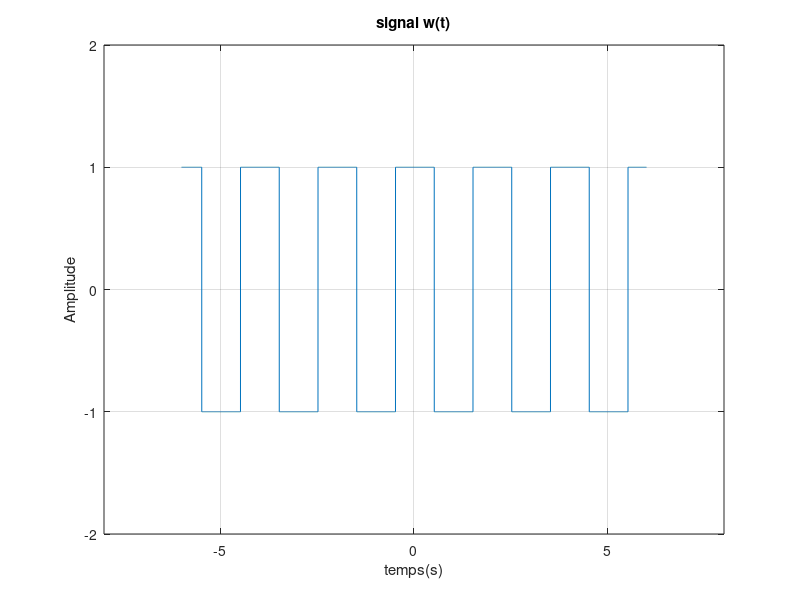

Write the MATLAB code that produced this figure.
%Signal rectangulaire périodique :
clc
clear all

% w(t) = x(t)-(x(t-1))^2


t=-6:0.001:6;
 
x1 = pi*t+1.5;  % il montre  x1 = t-1
x2= square(x1); % Ce pour faire x2 = (t-1)^2 

x3 = -square(x2); % Ce représente x(t)=rect(t-1)^2 

w = x2 - x3;
w(w<0)=-1;   %Initialiser l'amplitude A_min=-1
w(w>0)=1;    %Initialiser l'amplitude A_max=1

% plot w(t) = x(t)-(x(t-1)^2)
plot(t,w);
axis([-8,8 -2,2]);
grid on 
xlabel('temps(s)');
ylabel('Amplitude');
title('signal w(t)');
